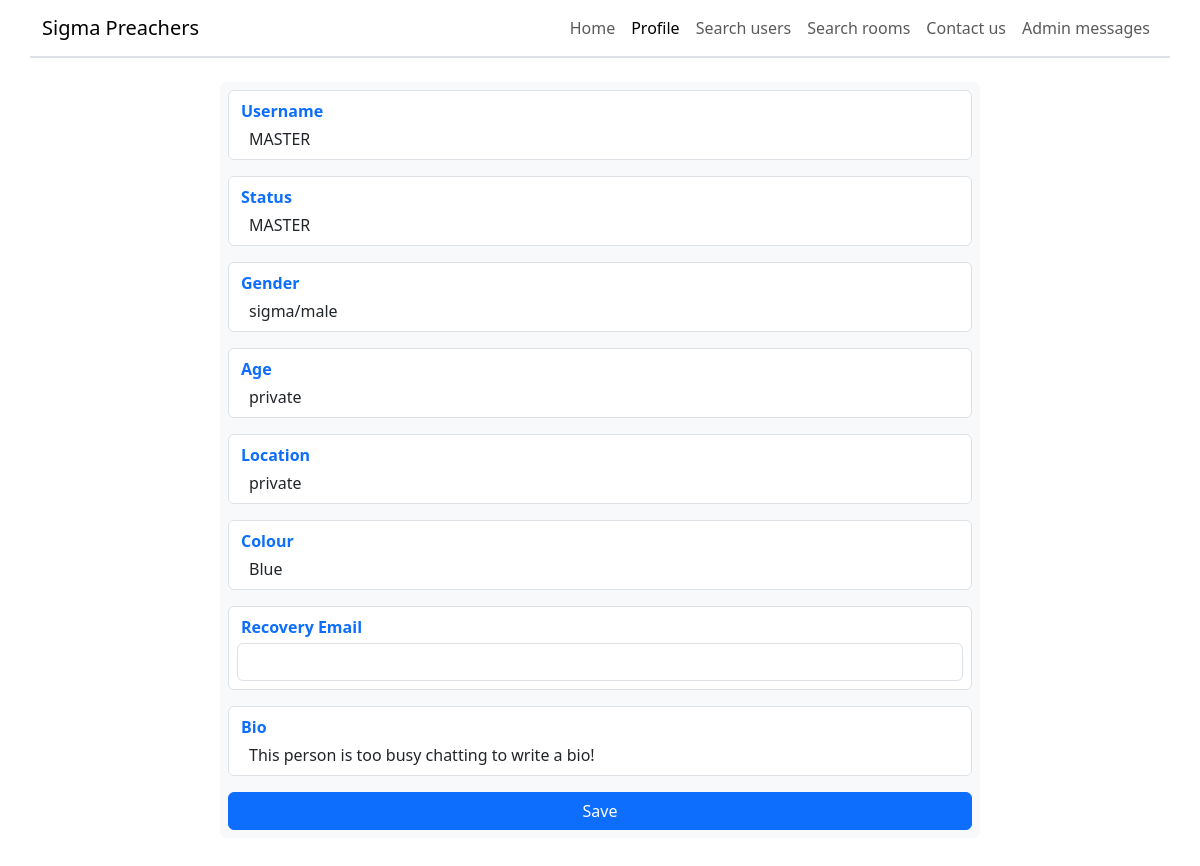
Page /change_email (signed in) on the committed database.
### project/database/create_db.py (models this page shows)
class User(UserMixin, db.Model):
    __tablename__ = "users"
    id = db.Column(db.Integer, primary_key=True, autoincrement=True)
    username = db.Column(db.String(67), unique=True, nullable=False)
    password = db.Column(db.Integer, nullable=False)  # Only store password hash
    status = db.Column(db.String(20), default="STANDARD USER", nullable=False)
    gender = db.Column(db.String(67), default="sigma/male", nullable=False)
    age = db.Column(db.Integer, default=-1, nullable=False)
    location = db.Column(db.String(67), default="private", nullable=False)
    bio = db.Column(
        db.String(255),
        default="This person is too busy chatting to write a bio!",
        nullable=False,
    )
    banned = db.Column(db.Boolean, default=False, nullable=False)
    ban_end = db.Column(db.Integer, default=int(datetime.now().timestamp()))
    colour = db.Column(db.String(255), default="Blue", nullable=False)
    email = db.Column(db.String(255))
    email_verification_code = db.Column(db.Integer)
    email_verified = db.Column(db.Boolean, nullable=False, default=False)
    room_access = db.relationship("RoomAccess", backref="user")
    admin_messages = db.relationship("AdminMessage", backref="user")
    room_message = db.relationship("RoomMessage", backref="user")

### project/routes/change_email.py (the view, shortened to what this page needs)
@change_email_bp.route("/change_email", methods=["GET", "POST"])
@login_required
def change_email():
    form = ChangeEmailForm()
    if not form.validate_on_submit():
        return render_template("change_email.html", form=form)

### project/forms/change_email.py
class ChangeEmailForm(FlaskForm):
    email = EmailField(
        "Recovery Email", validators=[DataRequired(), Length(min=5, max=255)]
    )
    submit = SubmitField("Save")

### project/templates/change_email.html (shortened to what this page needs)
{% extends "base_header.html" %}
{% block main %}
<main class="mt-4">
    <div class="row d-flex justify-content-center mb-5">
        <form method="POST" action="/change_email" class="bg-light rounded p-2 mb-5 col-sm-8">
            <div class="d-flex flex-column row border py-2 mx-0 rounded mb-3" style="background-color: white;">
                <p class="text-primary fw-bold ms-0 my-0">Username</p>
                <p class="mt-1 ms-2 mb-0">{{ current_user.username }}</p>
            </div>
            <div class="d-flex flex-column row border py-2 mx-0 rounded mb-3" style="background-color: white;">
                <p class="text-primary fw-bold ms-0 my-0">Status</p>
                <p class="mt-1 ms-2 mb-0">{{ current_user.status }}</p>
            </div>
            <div class="d-flex flex-column row border py-2 mx-0 rounded mb-3" style="background-color: white;">
                <p class="text-primary fw-bold ms-0 my-0">Gender</p>
                <p class="mt-1 ms-2 mb-0">{{ current_user.gender }}</p>
            </div>
            <div class="d-flex flex-column row border py-2 mx-0 rounded mb-3" style="background-color: white;">
                <p class="text-primary fw-bold ms-0 my-0">Age</p>
                {% if current_user.age == -1 %}
                <p class="mt-1 ms-2 mb-0">private</p>
                {% else %}
                <p class="mt-1 ms-2 mb-0">{{ current_user.age }}</p>
                {% endif %}
            </div>
            <div class="d-flex flex-column row border py-2 mx-0 rounded mb-3" style="background-color: white;">
                <p class="text-primary fw-bold ms-0 my-0">Location</p>
                <p class="mt-1 ms-2 mb-0">{{ current_user.location }}</p>
            </div>
            <div class="d-flex flex-column row border py-2 mx-0 rounded mb-3" style="background-color: white;">
                <p class="text-primary fw-bold ms-0 my-0">Colour</p>
                <p class="mt-1 ms-2 mb-0">{{ current_user.colour }}</p>
            </div>
            <div class="d-flex flex-column row border py-2 mx-0 rounded mb-3 pe-2" style="background-color: white;">
                {{ form.email.label(class="text-primary fw-bold ms-0 my-0") }}
                {{ form.email(class="mt-1 ms-2 mb-0 form-control", style="width: auto;") }}
            </div>
            <div class="d-flex flex-column row border py-2 mx-0 rounded mb-3" style="background-color: white;">
                <p class="text-primary fw-bold ms-0 my-0">Bio</p>
                <p class="mt-1 ms-2 mb-0 text-break">{{ current_user.bio }}</p>
            </div>
            <div class="row d-flex justify-content-center mx-0">
                {{ form.submit(class="btn btn-primary") }}
            </div>
        </form>
    </div>
</main>
{% endblock %}

### rows in the picture
User: username "MASTER", status "MASTER", gender "sigma/male", location "private", colour "Blue", bio "This person is too busy chatting to write a bio!"
